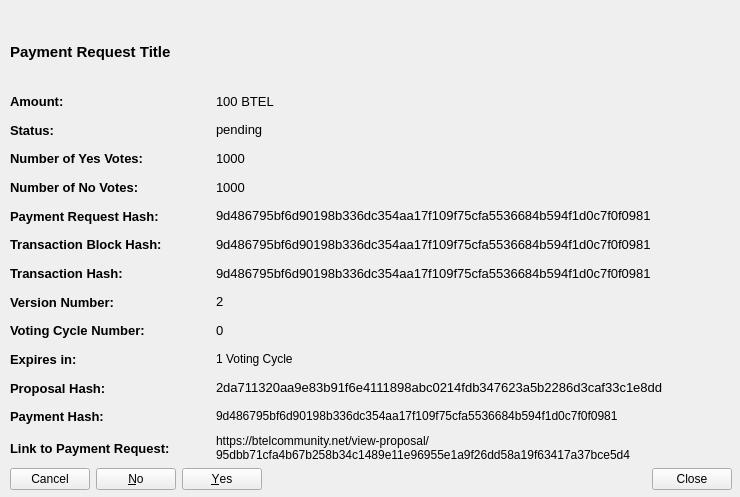
<?xml version="1.0" encoding="UTF-8"?>
<ui version="4.0">
 <class>CommunityFundDisplayPaymentRequestDetailed</class>
 <widget class="QWidget" name="CommunityFundDisplayPaymentRequestDetailed">
  <property name="geometry">
   <rect>
    <x>0</x>
    <y>0</y>
    <width>740</width>
    <height>497</height>
   </rect>
  </property>
  <property name="sizePolicy">
   <sizepolicy hsizetype="Preferred" vsizetype="Expanding">
    <horstretch>0</horstretch>
    <verstretch>0</verstretch>
   </sizepolicy>
  </property>
  <property name="minimumSize">
   <size>
    <width>740</width>
    <height>497</height>
   </size>
  </property>
  <property name="windowTitle">
   <string>Payment Request Details</string>
  </property>
  <widget class="QLabel" name="labelPaymentRequestTitle">
   <property name="geometry">
    <rect>
     <x>10</x>
     <y>10</y>
     <width>722</width>
     <height>83</height>
    </rect>
   </property>
   <property name="sizePolicy">
    <sizepolicy hsizetype="Preferred" vsizetype="Expanding">
     <horstretch>0</horstretch>
     <verstretch>0</verstretch>
    </sizepolicy>
   </property>
   <property name="maximumSize">
    <size>
     <width>16777215</width>
     <height>100</height>
    </size>
   </property>
   <property name="font">
    <font>
     <pointsize>11</pointsize>
     <weight>75</weight>
     <bold>true</bold>
    </font>
   </property>
   <property name="text">
    <string>Payment Request Title</string>
   </property>
   <property name="wordWrap">
    <bool>true</bool>
   </property>
   <property name="openExternalLinks">
    <bool>false</bool>
   </property>
  </widget>
  <widget class="QWidget" name="layoutWidget">
   <property name="geometry">
    <rect>
     <x>10</x>
     <y>90</y>
     <width>722</width>
     <height>400</height>
    </rect>
   </property>
   <layout class="QVBoxLayout" name="verticalLayoutDetailedInfomation_2">
    <item>
     <layout class="QHBoxLayout" name="horizontalLayoutAmount_2">
      <item>
       <widget class="QLabel" name="labelPrequestAmountTitle">
        <property name="sizePolicy">
         <sizepolicy hsizetype="Fixed" vsizetype="Preferred">
          <horstretch>0</horstretch>
          <verstretch>0</verstretch>
         </sizepolicy>
        </property>
        <property name="minimumSize">
         <size>
          <width>200</width>
          <height>0</height>
         </size>
        </property>
        <property name="font">
         <font>
          <pointsize>10</pointsize>
          <weight>75</weight>
          <bold>true</bold>
         </font>
        </property>
        <property name="text">
         <string>Amount:</string>
        </property>
        <property name="textInteractionFlags">
         <set>Qt::NoTextInteraction</set>
        </property>
       </widget>
      </item>
      <item>
       <widget class="QLabel" name="labelPrequestAmount">
        <property name="font">
         <font>
          <pointsize>10</pointsize>
         </font>
        </property>
        <property name="text">
         <string>100 BTEL</string>
        </property>
        <property name="textInteractionFlags">
         <set>Qt::TextSelectableByMouse</set>
        </property>
       </widget>
      </item>
     </layout>
    </item>
    <item>
     <layout class="QHBoxLayout" name="horizontalLayoutFee_2">
      <item>
       <widget class="QLabel" name="labelPrequestStatusTitle">
        <property name="sizePolicy">
         <sizepolicy hsizetype="Fixed" vsizetype="Preferred">
          <horstretch>0</horstretch>
          <verstretch>0</verstretch>
         </sizepolicy>
        </property>
        <property name="minimumSize">
         <size>
          <width>200</width>
          <height>0</height>
         </size>
        </property>
        <property name="font">
         <font>
          <pointsize>10</pointsize>
          <weight>75</weight>
          <bold>true</bold>
         </font>
        </property>
        <property name="text">
         <string>Status:</string>
        </property>
        <property name="textInteractionFlags">
         <set>Qt::NoTextInteraction</set>
        </property>
       </widget>
      </item>
      <item>
       <widget class="QLabel" name="labelPrequestStatus">
        <property name="font">
         <font>
          <pointsize>10</pointsize>
         </font>
        </property>
        <property name="text">
         <string>pending</string>
        </property>
        <property name="textInteractionFlags">
         <set>Qt::TextSelectableByMouse</set>
        </property>
       </widget>
      </item>
     </layout>
    </item>
    <item>
     <layout class="QHBoxLayout" name="horizontalLayoutAddress_2">
      <item>
       <widget class="QLabel" name="labelPrequestYesTitle">
        <property name="sizePolicy">
         <sizepolicy hsizetype="Fixed" vsizetype="Preferred">
          <horstretch>0</horstretch>
          <verstretch>0</verstretch>
         </sizepolicy>
        </property>
        <property name="minimumSize">
         <size>
          <width>200</width>
          <height>0</height>
         </size>
        </property>
        <property name="font">
         <font>
          <pointsize>10</pointsize>
          <weight>75</weight>
          <bold>true</bold>
         </font>
        </property>
        <property name="text">
         <string>Number of Yes Votes:</string>
        </property>
        <property name="textInteractionFlags">
         <set>Qt::NoTextInteraction</set>
        </property>
       </widget>
      </item>
      <item>
       <widget class="QLabel" name="labelPrequestYes">
        <property name="font">
         <font>
          <pointsize>10</pointsize>
         </font>
        </property>
        <property name="text">
         <string>1000</string>
        </property>
        <property name="textInteractionFlags">
         <set>Qt::TextSelectableByMouse</set>
        </property>
       </widget>
      </item>
     </layout>
    </item>
    <item>
     <layout class="QHBoxLayout" name="horizontalLayoutDeadline_2">
      <item>
       <widget class="QLabel" name="labelPrequestNoTitle">
        <property name="sizePolicy">
         <sizepolicy hsizetype="Fixed" vsizetype="Preferred">
          <horstretch>0</horstretch>
          <verstretch>0</verstretch>
         </sizepolicy>
        </property>
        <property name="minimumSize">
         <size>
          <width>200</width>
          <height>0</height>
         </size>
        </property>
        <property name="font">
         <font>
          <pointsize>10</pointsize>
          <weight>75</weight>
          <bold>true</bold>
         </font>
        </property>
        <property name="text">
         <string>Number of No Votes:</string>
        </property>
        <property name="textInteractionFlags">
         <set>Qt::NoTextInteraction</set>
        </property>
       </widget>
      </item>
      <item>
       <widget class="QLabel" name="labelPrequestNo">
        <property name="font">
         <font>
          <pointsize>10</pointsize>
         </font>
        </property>
        <property name="text">
         <string>1000</string>
        </property>
        <property name="textInteractionFlags">
         <set>Qt::TextSelectableByMouse</set>
        </property>
       </widget>
      </item>
     </layout>
    </item>
    <item>
     <layout class="QHBoxLayout" name="horizontalLayoutExpiresIn_2">
      <item>
       <widget class="QLabel" name="labelPrequestHashTitle">
        <property name="sizePolicy">
         <sizepolicy hsizetype="Fixed" vsizetype="Preferred">
          <horstretch>0</horstretch>
          <verstretch>0</verstretch>
         </sizepolicy>
        </property>
        <property name="minimumSize">
         <size>
          <width>200</width>
          <height>0</height>
         </size>
        </property>
        <property name="font">
         <font>
          <pointsize>10</pointsize>
          <weight>75</weight>
          <bold>true</bold>
         </font>
        </property>
        <property name="text">
         <string>Payment Request Hash:</string>
        </property>
        <property name="textInteractionFlags">
         <set>Qt::NoTextInteraction</set>
        </property>
       </widget>
      </item>
      <item>
       <widget class="QLabel" name="labelPrequestHash">
        <property name="font">
         <font>
          <pointsize>10</pointsize>
         </font>
        </property>
        <property name="text">
         <string>9d486795bf6d90198b336dc354aa17f109f75cfa5536684b594f1d0c7f0f0981</string>
        </property>
        <property name="textInteractionFlags">
         <set>Qt::TextSelectableByMouse</set>
        </property>
       </widget>
      </item>
     </layout>
    </item>
    <item>
     <layout class="QHBoxLayout" name="horizontalLayoutStatus_2">
      <item>
       <widget class="QLabel" name="labelPrequestTransactionBlockHashTitle">
        <property name="sizePolicy">
         <sizepolicy hsizetype="Fixed" vsizetype="Preferred">
          <horstretch>0</horstretch>
          <verstretch>0</verstretch>
         </sizepolicy>
        </property>
        <property name="minimumSize">
         <size>
          <width>200</width>
          <height>0</height>
         </size>
        </property>
        <property name="font">
         <font>
          <pointsize>10</pointsize>
          <weight>75</weight>
          <bold>true</bold>
         </font>
        </property>
        <property name="text">
         <string>Transaction Block Hash:</string>
        </property>
        <property name="textInteractionFlags">
         <set>Qt::NoTextInteraction</set>
        </property>
       </widget>
      </item>
      <item>
       <widget class="QLabel" name="labelPrequestTransactionBlockHash">
        <property name="font">
         <font>
          <pointsize>10</pointsize>
         </font>
        </property>
        <property name="text">
         <string>9d486795bf6d90198b336dc354aa17f109f75cfa5536684b594f1d0c7f0f0981</string>
        </property>
        <property name="textInteractionFlags">
         <set>Qt::TextSelectableByMouse</set>
        </property>
       </widget>
      </item>
     </layout>
    </item>
    <item>
     <layout class="QHBoxLayout" name="horizontalLayoutNumberYesVotes_2">
      <item>
       <widget class="QLabel" name="labelPrequestTransactionHashTitle">
        <property name="sizePolicy">
         <sizepolicy hsizetype="Fixed" vsizetype="Preferred">
          <horstretch>0</horstretch>
          <verstretch>0</verstretch>
         </sizepolicy>
        </property>
        <property name="minimumSize">
         <size>
          <width>200</width>
          <height>0</height>
         </size>
        </property>
        <property name="font">
         <font>
          <pointsize>10</pointsize>
          <weight>75</weight>
          <bold>true</bold>
         </font>
        </property>
        <property name="text">
         <string>Transaction Hash:</string>
        </property>
        <property name="textInteractionFlags">
         <set>Qt::NoTextInteraction</set>
        </property>
       </widget>
      </item>
      <item>
       <widget class="QLabel" name="labelPrequestTransactionHash">
        <property name="font">
         <font>
          <pointsize>10</pointsize>
         </font>
        </property>
        <property name="text">
         <string>9d486795bf6d90198b336dc354aa17f109f75cfa5536684b594f1d0c7f0f0981</string>
        </property>
        <property name="textInteractionFlags">
         <set>Qt::TextSelectableByMouse</set>
        </property>
       </widget>
      </item>
     </layout>
    </item>
    <item>
     <layout class="QHBoxLayout" name="horizontalLayoutNumberNoVotes_2">
      <item>
       <widget class="QLabel" name="labelPrequestVersionNoTitle">
        <property name="sizePolicy">
         <sizepolicy hsizetype="Fixed" vsizetype="Preferred">
          <horstretch>0</horstretch>
          <verstretch>0</verstretch>
         </sizepolicy>
        </property>
        <property name="minimumSize">
         <size>
          <width>200</width>
          <height>0</height>
         </size>
        </property>
        <property name="font">
         <font>
          <pointsize>10</pointsize>
          <weight>75</weight>
          <bold>true</bold>
         </font>
        </property>
        <property name="text">
         <string>Version Number:</string>
        </property>
        <property name="textInteractionFlags">
         <set>Qt::NoTextInteraction</set>
        </property>
       </widget>
      </item>
      <item>
       <widget class="QLabel" name="labelPrequestVersionNo">
        <property name="font">
         <font>
          <pointsize>10</pointsize>
         </font>
        </property>
        <property name="text">
         <string>2</string>
        </property>
        <property name="textInteractionFlags">
         <set>Qt::TextSelectableByMouse</set>
        </property>
       </widget>
      </item>
     </layout>
    </item>
    <item>
     <layout class="QHBoxLayout" name="horizontalLayoutTransactionBlockHash_2">
      <item>
       <widget class="QLabel" name="labelPrequestVotingCycleTitle">
        <property name="sizePolicy">
         <sizepolicy hsizetype="Fixed" vsizetype="Preferred">
          <horstretch>0</horstretch>
          <verstretch>0</verstretch>
         </sizepolicy>
        </property>
        <property name="minimumSize">
         <size>
          <width>200</width>
          <height>0</height>
         </size>
        </property>
        <property name="font">
         <font>
          <pointsize>10</pointsize>
          <weight>75</weight>
          <bold>true</bold>
         </font>
        </property>
        <property name="text">
         <string>Voting Cycle Number:</string>
        </property>
        <property name="textInteractionFlags">
         <set>Qt::NoTextInteraction</set>
        </property>
       </widget>
      </item>
      <item>
       <widget class="QLabel" name="labelPrequestVotingCycle">
        <property name="font">
         <font>
          <pointsize>10</pointsize>
         </font>
        </property>
        <property name="text">
         <string>0</string>
        </property>
        <property name="textInteractionFlags">
         <set>Qt::TextSelectableByMouse</set>
        </property>
       </widget>
      </item>
     </layout>
    </item>
    <item>
     <layout class="QHBoxLayout" name="horizontalLayout_3">
      <property name="topMargin">
       <number>0</number>
      </property>
      <item>
       <widget class="QLabel" name="labelPrequestExpiryTitle">
        <property name="sizePolicy">
         <sizepolicy hsizetype="Minimum" vsizetype="Preferred">
          <horstretch>0</horstretch>
          <verstretch>0</verstretch>
         </sizepolicy>
        </property>
        <property name="minimumSize">
         <size>
          <width>200</width>
          <height>0</height>
         </size>
        </property>
        <property name="maximumSize">
         <size>
          <width>200</width>
          <height>16777215</height>
         </size>
        </property>
        <property name="font">
         <font>
          <pointsize>10</pointsize>
          <weight>75</weight>
          <bold>true</bold>
         </font>
        </property>
        <property name="text">
         <string>Expires in:</string>
        </property>
       </widget>
      </item>
      <item>
       <widget class="QLabel" name="labelPrequestExpiry">
        <property name="text">
         <string>1 Voting Cycle</string>
        </property>
        <property name="textInteractionFlags">
         <set>Qt::TextSelectableByMouse</set>
        </property>
       </widget>
      </item>
     </layout>
    </item>
    <item>
     <layout class="QHBoxLayout" name="horizontalLayoutTransactionHash_2">
      <item>
       <widget class="QLabel" name="labelPrequestProposalHashTitle">
        <property name="sizePolicy">
         <sizepolicy hsizetype="Fixed" vsizetype="Preferred">
          <horstretch>0</horstretch>
          <verstretch>0</verstretch>
         </sizepolicy>
        </property>
        <property name="minimumSize">
         <size>
          <width>200</width>
          <height>0</height>
         </size>
        </property>
        <property name="font">
         <font>
          <pointsize>10</pointsize>
          <weight>75</weight>
          <bold>true</bold>
         </font>
        </property>
        <property name="text">
         <string>Proposal Hash:</string>
        </property>
        <property name="textInteractionFlags">
         <set>Qt::NoTextInteraction</set>
        </property>
       </widget>
      </item>
      <item>
       <widget class="QLabel" name="labelPrequestProposalHash">
        <property name="font">
         <font>
          <pointsize>10</pointsize>
         </font>
        </property>
        <property name="text">
         <string>2da711320aa9e83b91f6e4111898abc0214fdb347623a5b2286d3caf33c1e8dd</string>
        </property>
        <property name="textInteractionFlags">
         <set>Qt::TextSelectableByMouse</set>
        </property>
       </widget>
      </item>
     </layout>
    </item>
    <item>
     <layout class="QHBoxLayout" name="horizontalLayout_2">
      <property name="topMargin">
       <number>0</number>
      </property>
      <item>
       <widget class="QLabel" name="labelPrequestPaymentHashTitle">
        <property name="sizePolicy">
         <sizepolicy hsizetype="Minimum" vsizetype="Preferred">
          <horstretch>0</horstretch>
          <verstretch>0</verstretch>
         </sizepolicy>
        </property>
        <property name="minimumSize">
         <size>
          <width>200</width>
          <height>0</height>
         </size>
        </property>
        <property name="maximumSize">
         <size>
          <width>200</width>
          <height>16777215</height>
         </size>
        </property>
        <property name="font">
         <font>
          <pointsize>10</pointsize>
          <weight>75</weight>
          <bold>true</bold>
         </font>
        </property>
        <property name="text">
         <string>Payment Hash:</string>
        </property>
       </widget>
      </item>
      <item>
       <widget class="QLabel" name="labelPrequestPaymentHash">
        <property name="text">
         <string>9d486795bf6d90198b336dc354aa17f109f75cfa5536684b594f1d0c7f0f0981</string>
        </property>
        <property name="textInteractionFlags">
         <set>Qt::TextSelectableByMouse</set>
        </property>
       </widget>
      </item>
     </layout>
    </item>
    <item>
     <layout class="QHBoxLayout" name="horizontalLayoutLinkToPaymentRequest_2">
      <item>
       <widget class="QLabel" name="labelPrequestLinkTitle">
        <property name="sizePolicy">
         <sizepolicy hsizetype="Fixed" vsizetype="Preferred">
          <horstretch>0</horstretch>
          <verstretch>0</verstretch>
         </sizepolicy>
        </property>
        <property name="minimumSize">
         <size>
          <width>200</width>
          <height>0</height>
         </size>
        </property>
        <property name="font">
         <font>
          <pointsize>10</pointsize>
          <weight>75</weight>
          <bold>true</bold>
         </font>
        </property>
        <property name="text">
         <string>Link to Payment Request:</string>
        </property>
        <property name="textInteractionFlags">
         <set>Qt::NoTextInteraction</set>
        </property>
       </widget>
      </item>
      <item>
       <widget class="QLabel" name="labelPrequestLink">
        <property name="text">
         <string>https://btelcommunity.net/view-proposal/95dbb71cfa4b67b258b34c1489e11e96955e1a9f26dd58a19f63417a37bce5d4</string>
        </property>
        <property name="wordWrap">
         <bool>true</bool>
        </property>
        <property name="openExternalLinks">
         <bool>true</bool>
        </property>
        <property name="textInteractionFlags">
         <set>Qt::TextBrowserInteraction</set>
        </property>
       </widget>
      </item>
     </layout>
    </item>
    <item>
     <layout class="QHBoxLayout" name="horizontalLayoutButtons_2">
      <item>
       <widget class="QDialogButtonBox" name="buttonBoxYesNoVote_2">
        <property name="layoutDirection">
         <enum>Qt::RightToLeft</enum>
        </property>
        <property name="standardButtons">
         <set>QDialogButtonBox::Cancel|QDialogButtonBox::No|QDialogButtonBox::Yes</set>
        </property>
       </widget>
      </item>
      <item>
       <spacer name="horizontalSpacerButtons_2">
        <property name="orientation">
         <enum>Qt::Horizontal</enum>
        </property>
        <property name="sizeHint" stdset="0">
         <size>
          <width>40</width>
          <height>20</height>
         </size>
        </property>
       </spacer>
      </item>
      <item>
       <widget class="QPushButton" name="pushButtonClose_2">
        <property name="text">
         <string>Close</string>
        </property>
       </widget>
      </item>
     </layout>
    </item>
   </layout>
  </widget>
 </widget>
 <resources/>
 <connections/>
</ui>
